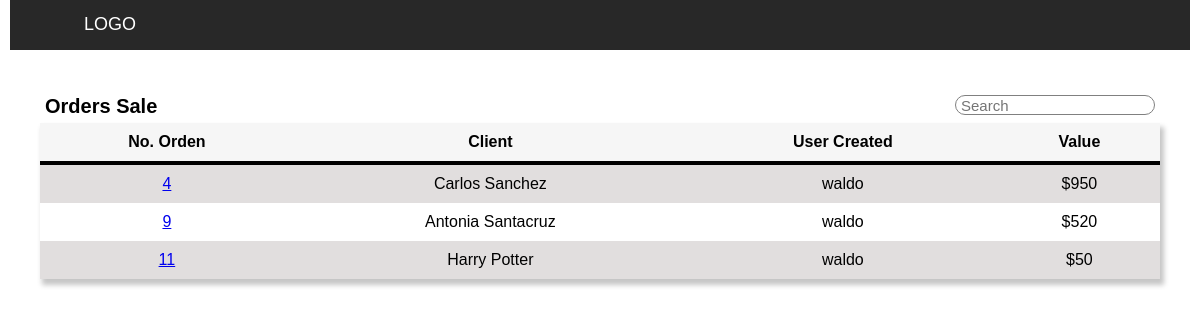
Screenshot of /inventory/order-list/Sale with the database file from the repository.
### inventory/models.py (models this page shows)
class Order(models.Model):
    kind = models.CharField(max_length=192, null=True)
    value = models.IntegerField()
    client = models.ForeignKey(Client, on_delete = models.CASCADE, related_name="order_client")
    user = models.ForeignKey(User, on_delete = models.CASCADE, related_name="order_user")
    date = models.DateTimeField(auto_now_add=True, null=True, blank=True)
    description = models.CharField(max_length=255, null=True)

class Client(models.Model):
    name = models.CharField(max_length=192, null=True)
    lastname = models.CharField(max_length=192, null=True)
    tel =  models.IntegerField()
    id_number = models.IntegerField()

class User(AbstractUser):
    pass

### inventory/views.py (the view)
# urls.py: path('order-list/<str:kind>',views.show_orders, name='show_orders'),
def show_orders(request, kind):
    orders = Order.objects.filter(kind = kind)
    return render(request, "inventory/order-list.html",{"orders":orders ,"order_type":kind})

### inventory/templates/inventory/order-list.html (shortened to what this page needs)
{% extends "inventory/layout.html" %}
{% block body %}
<div class="page">
    <div class="container ft-center">
        <div class="head-cont">
            <strong>Orders {{order_type}}</strong>
            <input class="head-cont" id="searchTerm" type="text" onkeyup="search_item()" placeholder="Search">
        </div>
        <table id="date-table">
            <thead>
                <th>No. Orden</th>
                <th>Client</th>
                <th>User Created</th>
                <th>Value</th>
            </thead>
            {% for order in orders %}
            <tr>
                <td> <a href="/inventory/show-order/{{order.id}}"> {{order.id}}  </a> </td>
                <td>{{order.client.name}} {{order.client.lastname}} </td>
                <td>{{order.user.username}} </td>
                <td>${{order.value}} </td>
            </tr>
            {% endfor %}
        </table>
    </div>
</div>
{% endblock %}

### inventory/static/inventory/style.css (style rules this page uses)
* { margin: 0px; padding: 0px; box-sizing: border-box; }
.page { display: flex; flex-wrap: wrap; margin: 0px 10px; }
.container { padding: 20px; margin: 20px 10px; align-items: center; align-content: center; justify-content: center; }
.head-cont { display: flex; padding: 5px; justify-content: space-between; font-size: 20px; }
.head-cont>input { height: 20px; width: 200px; border-radius: 20px; color: grey; border: 1px solid gray; font-size: 15px; }
table { text-align: center; width: 100%; border-collapse: collapse; box-shadow: 3px 5px 5px 1px #C6C6C6; }
th , td { padding: 10px; }
table tbody tr:nth-child(odd) { background-color: #E1DEDE; }
thead { background-color: #F6F6F6; border-bottom: solid 4px; }
body { font-family: sans-serif; }
.ft-center { justify-content: center; text-align: center; align-items: center; width: 100%; }

### rows the page displays
Order: id "4", client.name "Carlos", client.lastname "Sanchez", user.username "waldo", value "950"
Order: id "9", client.name "Antonia", client.lastname "Santacruz", user.username "waldo", value "520"
Order: id "11", client.name "Harry", client.lastname "Potter", user.username "waldo", value "50"

### other values shown
{{ order_type }} "Sale"
